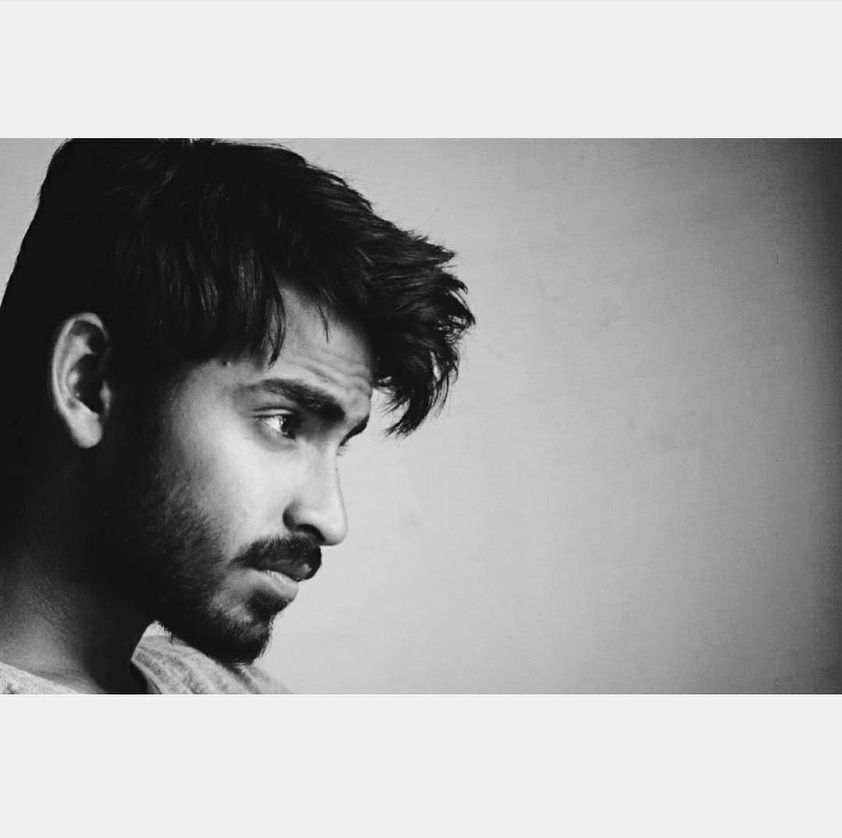
#> input picture Images/m.jpeg, 842 x 838 px, shrunk from 1080 x 1074 before the run, found by its file name
$ python 2DHistograms.py
#> lines starting #> are read from the running program, lines starting #| are printed output that depends on the picture; after the words box and inside, x2 and y2 are one past the last pixel; in counts of white or black regions, pixels touching at a corner belong together
import cv2
from matplotlib import pyplot as plt


img = cv2.imread('m.jpeg')
#> img is the input picture: shape (838, 842, 3); min 0, max 255, mean 161.2
hsv = cv2.cvtColor(img,cv2.COLOR_BGR2HSV)
#> hsv: shape (838, 842, 3); mean H, S, V 0, 0, 161.2

hist = cv2.calcHist([hsv], [0, 1], None, [180, 256], [0, 180, 0, 256])
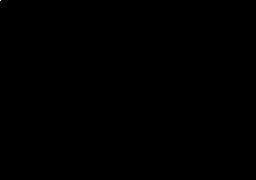
#> hist: shape (180, 256) float32; values 0 (black) and 705596 (white), 0% white in thin lines or dots, all inside (x1, y1, x2, y2) = (0, 0, 1, 1)

#Note While using this function, remember, interpolation flag should be nearest for better results.

plt.imshow(hist,interpolation = 'nearest')
plt.show()
